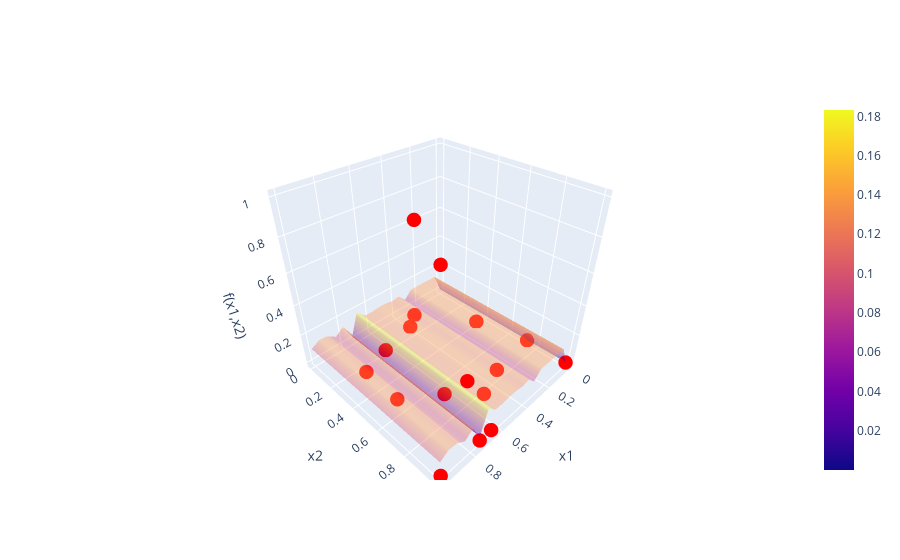
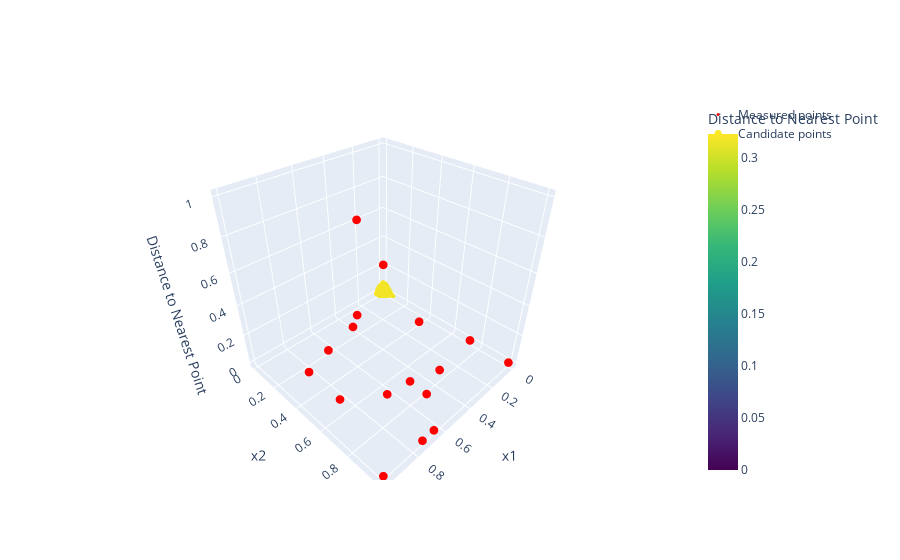
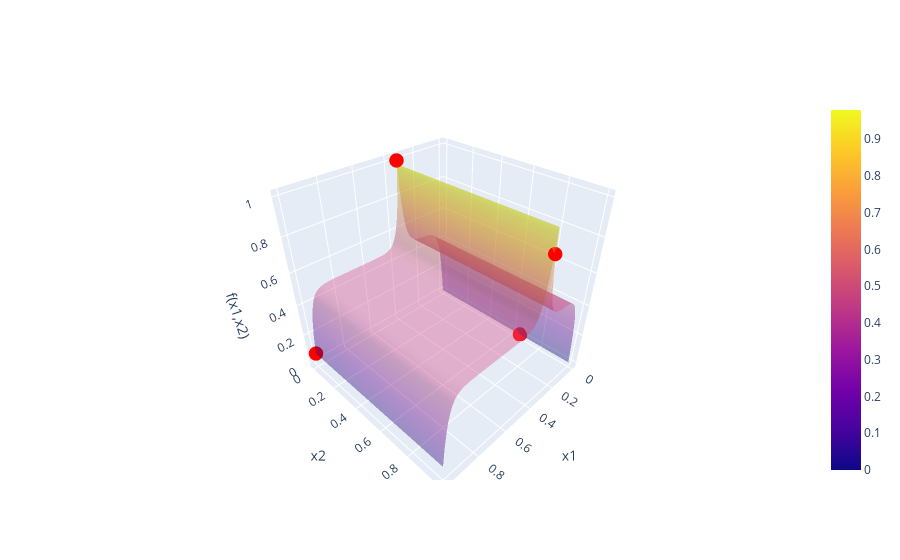

The cell these charts' notebook holds for them, in order:
### Markdown cell above
# Function 01
Week 6 notes
- global model kept flattening out
- hacked a local model (needs cleanup, especially around handling of scaling)
- set beta = 0
- set grid to 100 - needs optimizer
- need to plot local model in original coordinates, not transformed coordinates

### Code cell
#pd.set_option('display.float_format', '{:.2g}'.format)
#pd.reset_option('display.float_format')
pd.set_option("display.precision",3)

f1 = BBfcn(1)
print("BEFORE DATA TRANSFORMATION")
print("---")
print(f1)
f1.plot_feature_correlations()

print("AFTER DATA TRANSFORMATION")
print("---")
# Customer strategy for f1() to remove negative values and take log of y
class f1_scale_and_outliers(Transformation):    
    def apply(self,data):
        self.substitute_val_for_small_values = 1e-50
        data.loc[data["y"]<1e-70,"y"] = self.substitute_val_for_small_values
        data["y"] = np.log10(data["y"])
        scaler = MinMaxScaler(feature_range=(0, 1))
        data["y"] = scaler.fit_transform(data[["y"]])
        #data.drop(data.tail(4).index, inplace=True)


tr = f1_scale_and_outliers()
f1.transform(tr)
print(f1)
f1.plot_feature_correlations()
f1.plot_correlations_with_cross_terms()
#kernel = C(1, (1e-5, 10)) * Matern(length_scale=1, nu=2.5) + WhiteKernel(noise_level=0.01)
kernel = C(10, (0.001, 10)) * Matern(length_scale=[0.05,0.05],nu=0.1) + WhiteKernel(noise_level=0.0)
f1.nextPointBayesianOptim(kernel,numgrid=20,acqFcn="UCB",beta=0.5)
f1.FPS()

# hack to try creating a trust region around the current max
f1_trust = BBfcn(1) # we should not need to re-load the data, but for now do so to reset to original data
class f1_trust_region(Transformation):
    def apply(self,data):
        # keep only points within 0.2 of the current max in each dimension
        row_of_max = data["y"].idxmax()
        max_point = data.iloc[row_of_max,:-1].to_numpy()
        for i, col in enumerate(data.columns[:-1]):
            lower_bound = max(0.0, max_point[i] - 0.2)
            upper_bound = min(1.0, max_point[i] + 0.2)
            data.drop(data[(data[col] < lower_bound) | (data[col] > upper_bound)].index, inplace=True)

        self.substitute_val_for_small_values = 1e-50
        data.loc[data["y"]<1e-70,"y"] = self.substitute_val_for_small_values
        data["y"] = np.log10(data["y"])
        scalerY = MinMaxScaler(feature_range=(0, 1))
        data["y"] = scalerY.fit_transform(data[["y"]])
        scalerX1 = MinMaxScaler(feature_range=(0, 1))
        data["x1"] = scalerX1.fit_transform(data[["x1"]])
        scalerX2 = MinMaxScaler(feature_range=(0, 1))
        data["x2"] = scalerX2.fit_transform(data[["x2"]])
        self.scalers = [scalerX1, scalerX2, scalerY]

tr_trust = f1_trust_region()
f1_trust.transform(tr_trust)
print("TRUST REGION AROUND CURRENT MAX")
print("---")
print(f1_trust)
kernel = C(1, (0.00001, 10)) * Matern(length_scale=[0.5,0.5],nu=0.5) + WhiteKernel(noise_level=0.0)
X_next = f1_trust.nextPointBayesianOptim(kernel,numgrid=100,acqFcn="UCB",beta=0.5)
# need to inverse transform X_next to original scale
x1_orig = tr_trust.scalers[0].inverse_transform(X_next[0].reshape(1,-1))
x2_orig = tr_trust.scalers[1].inverse_transform(X_next[1].reshape(1,-1))
print("Next acquisition point in original scale:", (x1_orig, x2_orig))
format_query(np.array([[x1_orig, x2_orig]]))

### Figure 1 — Plotly figure (JSON) as saved in the notebook; plotly's stock layout.template omitted (floating-point values rounded to 4 significant figures; data arrays with more than 128 entries replaced by an {"elided": "..."} marker saying what was removed)
{"data": [{"opacity": 0.4, "type": "surface", "x": {"elided": "20x20 float values"}, "y": {"elided": "20x20 float values"}, "z": {"elided": "20x20 float values"}}, {"marker": {"color": "red", "size": 5}, "mode": "markers", "name": "Measured points", "type": "scatter3d", "x": [0.3194, 0.5743, 0.731, 0.8404, 0.6501, 0.4104, 0.3127, 0.6834, 0.08251, 0.8839, 0.9973, 0.6531, 0.0, 0.0, 0.6531, 0.7368, 0.7307], "y": [0.763, 0.8799, 0.733, 0.2647, 0.6815, 0.1476, 0.07872, 0.8611, 0.4035, 0.5823, 1.0, 0.2041, 1.0, 0.7347, 1.0, 1.0, 0.5823], "z": [0.0, 0.09845, 0.8556, 0.0, 0.0, 0.0, 0.0, 0.2552, 0.0, 0.06853, 0.0, 0.0, 0.0, 0.0, 0.0, 0.0, 1.0]}], "layout": {"scene": {"xaxis": {"title": {"text": "x1"}}, "yaxis": {"title": {"text": "x2"}}, "zaxis": {"title": {"text": "f(x1,x2)"}}}}}

### Figure 2 — Plotly figure (JSON) as saved in the notebook; plotly's stock layout.template omitted (floating-point values rounded to 4 significant figures; data arrays with more than 128 entries replaced by an {"elided": "..."} marker saying what was removed)
{"data": [{"marker": {"color": "red", "size": 3}, "mode": "markers", "name": "Measured points", "type": "scatter3d", "x": [0.3194, 0.5743, 0.731, 0.8404, 0.6501, 0.4104, 0.3127, 0.6834, 0.08251, 0.8839, 0.9973, 0.6531, 0.0, 0.0, 0.6531, 0.7368, 0.7307], "y": [0.763, 0.8799, 0.733, 0.2647, 0.6815, 0.1476, 0.07872, 0.8611, 0.4035, 0.5823, 1.0, 0.2041, 1.0, 0.7347, 1.0, 1.0, 0.5823], "z": [0.0, 0.09845, 0.8556, 0.0, 0.0, 0.0, 0.0, 0.2552, 0.0, 0.06853, 0.0, 0.0, 0.0, 0.0, 0.0, 0.0, 1.0]}, {"marker": {"color": {"elided": "10000 float values"}, "colorbar": {"title": {"text": "Distance to Nearest Point"}}, "colorscale": [[0, "#440154"], [0.1111, "#482878"], [0.2222, "#3e4989"], [0.3333, "#31688e"], [0.4444, "#26828e"], [0.5556, "#1f9e89"], [0.6667, "#35b779"], [0.7778, "#6ece58"], [0.8889, "#b5de2b"], [1, "#fde725"]], "size": 7}, "mode": "markers", "name": "Candidate points", "type": "scatter3d", "x": [0.0, 0.0, 0.0, 0.0], "y": [0.0, 0.0101, 0.0202, 0.0303], "z": [0.0, 0.0, 0.0, 0.0]}], "layout": {"scene": {"xaxis": {"title": {"text": "x1"}}, "yaxis": {"title": {"text": "x2"}}, "zaxis": {"title": {"text": "Distance to Nearest Point"}}}}}

### Figure 3 — Plotly figure (JSON) as saved in the notebook; plotly's stock layout.template omitted (floating-point values rounded to 4 significant figures; data arrays with more than 128 entries replaced by an {"elided": "..."} marker saying what was removed)
{"data": [{"opacity": 0.4, "type": "surface", "x": {"elided": "100x100 float values"}, "y": {"elided": "100x100 float values"}, "z": {"elided": "100x100 float values"}}, {"marker": {"color": "red", "size": 5}, "mode": "markers", "name": "Measured points", "type": "scatter3d", "x": [0.3461, 0.0, 1.0, 0.3446], "y": [1.0, 0.6585, 0.0, 1.699e-07], "z": [0.8556, 0.0, 0.06853, 1.0]}], "layout": {"scene": {"xaxis": {"title": {"text": "x1"}}, "yaxis": {"title": {"text": "x2"}}, "zaxis": {"title": {"text": "f(x1,x2)"}}}}}
